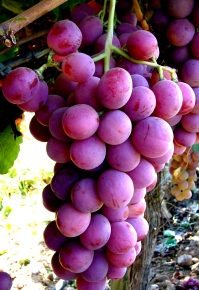
#> input picture grapes/grape4.jpeg, 199 x 290 px
$ python Commoncolorfinder.py
#> lines starting #> are read from the running program, lines starting #| are printed output that depends on the picture
#
#  Use k-means clustering to find the most-common colors in an image
#
import cv2
import numpy as np
from sklearn.cluster import KMeans


def make_histogram(cluster):
    """
    Count the number of pixels in each cluster
    :param: KMeans cluster
    :return: numpy histogram
    """
    numLabels = np.arange(0, len(np.unique(cluster.labels_)) + 1)
    hist, _ = np.histogram(cluster.labels_, bins=numLabels)
    hist = hist.astype('float32')
    hist /= hist.sum()
    return hist


def make_bar(height, width, color):
    """
    Create an image of a given color
    :param: height of the image
    :param: width of the image
    :param: BGR pixel values of the color
    :return: tuple of bar, rgb values, and hsv values
    """
    bar = np.zeros((height, width, 3), np.uint8)
    bar[:] = color
    red, green, blue = int(color[2]), int(color[1]), int(color[0])
    hsv_bar = cv2.cvtColor(bar, cv2.COLOR_BGR2HSV)
    hue, sat, val = hsv_bar[0][0]
    return bar, (red, green, blue), (hue, sat, val)


def sort_hsvs(hsv_list):
    """
    Sort the list of HSV values
    :param hsv_list: List of HSV tuples
    :return: List of indexes, sorted by hue, then saturation, then value
    """
    bars_with_indexes = []
    for index, hsv_val in enumerate(hsv_list):
        bars_with_indexes.append((index, hsv_val[0], hsv_val[1], hsv_val[2]))
    bars_with_indexes.sort(key=lambda elem: (elem[1], elem[2], elem[3]))
    return [item[0] for item in bars_with_indexes]


# START HERE
img = cv2.imread("../grapes/grape4.jpeg")
#> img is the input picture: shape (290, 199, 3); mean B, G, R 106.5, 84.7, 126.8
height, width, _ = np.shape(img)
#> height = 290; width = 199

# reshape the image to be a simple list of RGB pixels
image = img.reshape((height * width, 3))

# we'll pick the 5 most common colors
num_clusters = 5
clusters = KMeans(n_clusters=num_clusters)
clusters.fit(image)
print(clusters)

# count the dominant colors and put them in "buckets"
histogram = make_histogram(clusters)
print(histogram)
# then sort them, most-common first
combined = zip(histogram, clusters.cluster_centers_)
combined = sorted(combined, key=lambda x: x[0], reverse=True)
print(combined)

# finally, we'll output a graphic showing the colors in order
bars = []
hsv_values = []
for index, rows in enumerate(combined):
    bar, rgb, hsv = make_bar(100, 100, rows[1])
    print(f'Bar {index + 1}')
    print(f'  RGB values: {rgb}')
    print(f'  HSV values: {hsv}')
    hsv_values.append(hsv)
    bars.append(bar)
#> this loop made 5 passes
#> (hue in make_bar, sat in make_bar, val in make_bar, rgb) on passes 1 to 5: (170, 146, 96, (96, 41, 60)), (175, 187, 30, (30, 8, 12)), (160, 112, 143, (143, 80, 122)), (11, 14, 249, (249, 240, 235)), (151, 76, 194, (194, 136, 192))
#|   RGB values: (96, 41, 60)
#|   HSV values: (170, 146, 96)
#|   RGB values: (30, 8, 12)
#|   HSV values: (175, 187, 30)
#|   RGB values: (143, 80, 122)
#|   HSV values: (160, 112, 143)
#|   RGB values: (249, 240, 235)
#|   HSV values: (11, 14, 249)
#|   RGB values: (194, 136, 192)
#|   HSV values: (151, 76, 194)
#> pass 1, `bar, rgb, hsv = make_bar(100, 100, rows[1])`:
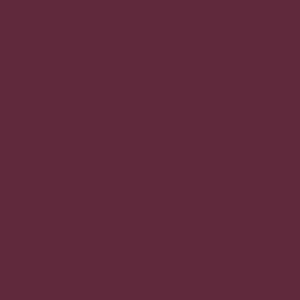
#> bar: shape (100, 100, 3) (shown 3 times larger); mean of channels 0, 1, 2 60, 41, 96; drawn as B, G, R
#> pass 2, `bar, rgb, hsv = make_bar(100, 100, rows[1])`:
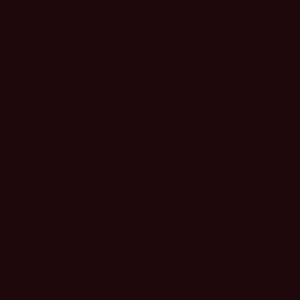
#> bar: shape (100, 100, 3) (shown 3 times larger); mean of channels 0, 1, 2 12, 8, 30; drawn as B, G, R
#> after the loop, bars = 5 items; hsv_values = [(170, 146, 96), (175, 187, 30), (160, 112, 143), (11, 14, 249), (151, 76, 194)]

# sort the bars[] list so that we can show the colored boxes sorted
# by their HSV values -- sort by hue, then saturation
sorted_bar_indexes = sort_hsvs(hsv_values)
#> the loop in sort_hsvs, `for index, hsv_val in enumerate(hsv_list):` made 5 passes
#> after the loop in sort_hsvs, `for index, hsv_val in enumerate(hsv_list):`: bars_with_indexes = [(0, 170, 146, 96), (1, 175, 187, 30), (2, 160, 112, 143), (3, 11, 14, 249), (4, 151, 76, 194)]
#> sorted_bar_indexes = [3, 4, 2, 0, 1]
sorted_bars = [bars[idx] for idx in sorted_bar_indexes]
#> sorted_bars = 5 items

cv2.imshow('Sorted by HSV values', np.hstack(sorted_bars))
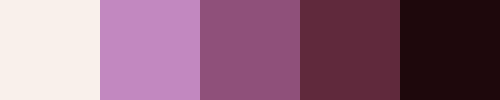
#> window 'Sorted by HSV values': shape (100, 500, 3); mean B, G, R 124.2, 101, 142.4
cv2.imshow(f'{num_clusters} Most Common Colors', np.hstack(bars))
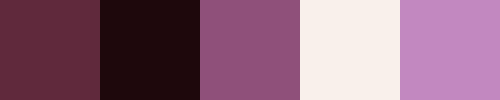
#> window '5 Most Common Colors': shape (100, 500, 3); mean B, G, R 124.2, 101, 142.4
cv2.waitKey(0)

$ run again, with grapes/grape1.jpeg copied over grapes/grape4.jpeg
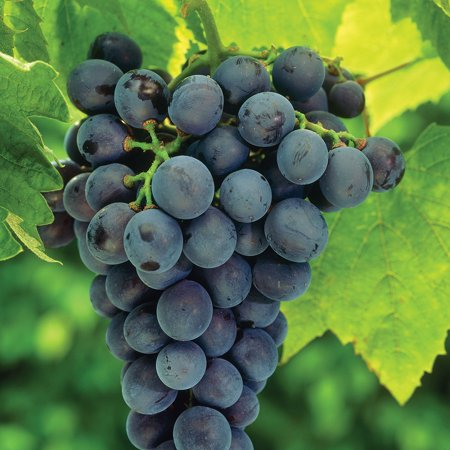
#> input picture grapes/grape1.jpeg, 450 x 450 px
#> img is the input picture: shape (450, 450, 3); mean B, G, R 70.6, 120.3, 88.2
#> the loop `for index, rows in enumerate(combined):` made 5 passes
#> (hue in make_bar, sat in make_bar, val in make_bar, rgb) on passes 1 to 5: (68, 86, 86, (57, 86, 65)), (50, 146, 150, (94, 150, 64)), (95, 55, 120, (94, 116, 120)), (37, 178, 205, (172, 205, 62)), (80, 81, 38, (26, 38, 34))
#> (printed output is left out)
#> pass 1, `bar, rgb, hsv = make_bar(100, 100, rows[1])`:
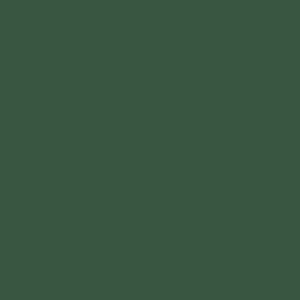
#> bar: shape (100, 100, 3) (shown 3 times larger); mean of channels 0, 1, 2 65, 86, 57; drawn as B, G, R
#> after the loop `for index, rows in enumerate(combined):`: bars = 5 items; hsv_values = [(68, 86, 86), (50, 146, 150), (95, 55, 120), (37, 178, 205), (80, 81, 38)]
#> the loop in sort_hsvs, `for index, hsv_val in enumerate(hsv_list):` made 5 passes
#> after the loop in sort_hsvs, `for index, hsv_val in enumerate(hsv_list):`: bars_with_indexes = [(0, 68, 86, 86), (1, 50, 146, 150), (2, 95, 55, 120), (3, 37, 178, 205), (4, 80, 81, 38)]
#> sorted_bar_indexes = [3, 1, 0, 4, 2]
#> sorted_bars = 5 items
#> `cv2.imshow(f'{num_clusters} Most Common Colors', np.hstack(bars))`:
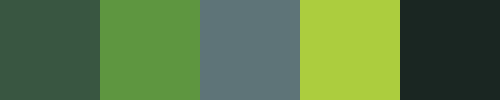
#> window '5 Most Common Colors': shape (100, 500, 3); mean B, G, R 69, 119, 88.6

$ run again, with grapes/grape10.jpeg copied over grapes/grape4.jpeg
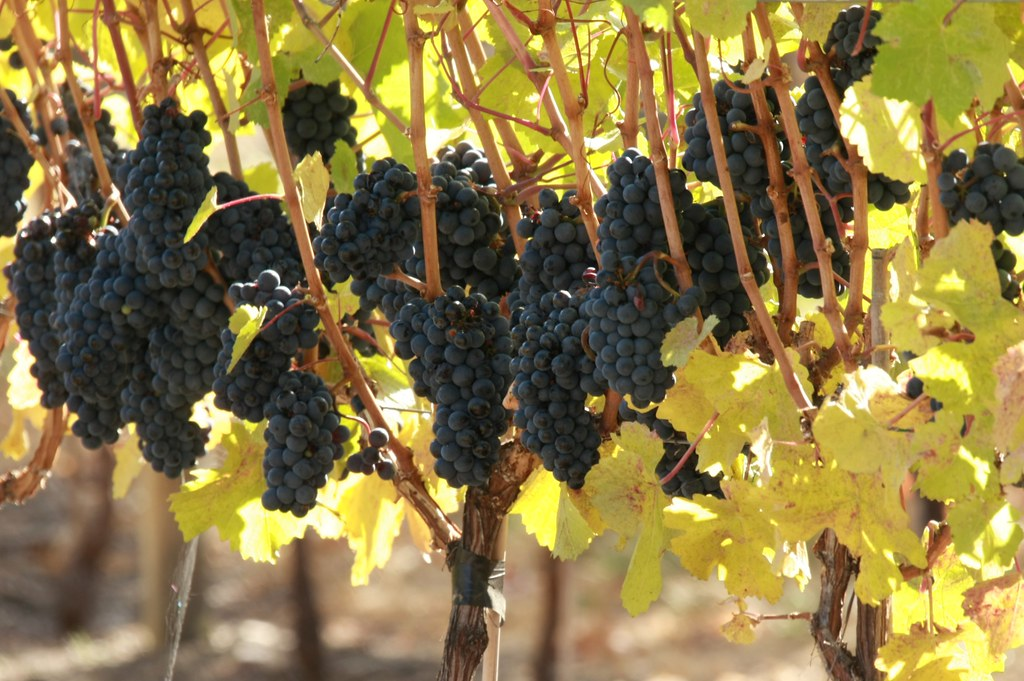
#> input picture grapes/grape10.jpeg, 1024 x 681 px
#> img is the input picture: shape (681, 1024, 3); mean B, G, R 70.6, 121.6, 139.2
#> the loop `for index, rows in enumerate(combined):` made 5 passes
#> (hue in make_bar, sat in make_bar, val in make_bar, rgb) on passes 1 to 5: (23, 153, 180, (180, 155, 72)), (23, 43, 47, (47, 45, 39)), (15, 133, 128, (128, 94, 61)), (26, 141, 230, (230, 213, 103)), (26, 62, 246, (246, 238, 186))
#> (printed output is left out)
#> pass 1, `bar, rgb, hsv = make_bar(100, 100, rows[1])`:
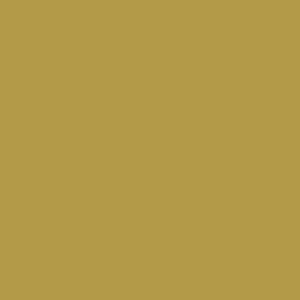
#> bar: shape (100, 100, 3) (shown 3 times larger); mean of channels 0, 1, 2 72, 155, 180; drawn as B, G, R
#> after the loop `for index, rows in enumerate(combined):`: bars = 5 items; hsv_values = [(23, 153, 180), (23, 43, 47), (15, 133, 128), (26, 141, 230), (26, 62, 246)]
#> the loop in sort_hsvs, `for index, hsv_val in enumerate(hsv_list):` made 5 passes
#> after the loop in sort_hsvs, `for index, hsv_val in enumerate(hsv_list):`: bars_with_indexes = [(0, 23, 153, 180), (1, 23, 43, 47), (2, 15, 133, 128), (3, 26, 141, 230), (4, 26, 62, 246)]
#> sorted_bar_indexes = [2, 1, 0, 4, 3]
#> sorted_bars = 5 items
#> `cv2.imshow(f'{num_clusters} Most Common Colors', np.hstack(bars))`:
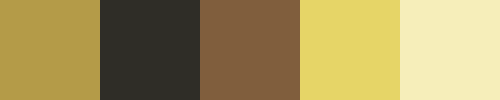
#> window '5 Most Common Colors': shape (100, 500, 3); mean B, G, R 92.2, 149, 166.2

$ run again, with grapes/grape2.jpeg copied over grapes/grape4.jpeg
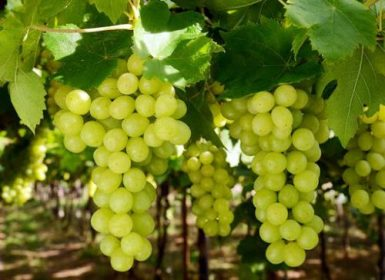
#> input picture grapes/grape2.jpeg, 385 x 280 px
#> img is the input picture: shape (280, 385, 3); mean B, G, R 31.2, 117.6, 106.2
#> the loop `for index, rows in enumerate(combined):` made 5 passes
#> (hue in make_bar, sat in make_bar, val in make_bar, rgb) on passes 1 to 5: (38, 228, 48, (36, 48, 5)), (36, 214, 99, (83, 99, 16)), (33, 204, 146, (136, 146, 29)), (32, 166, 189, (182, 189, 66)), (33, 71, 225, (218, 225, 162))
#> (printed output is left out)
#> pass 1, `bar, rgb, hsv = make_bar(100, 100, rows[1])`:
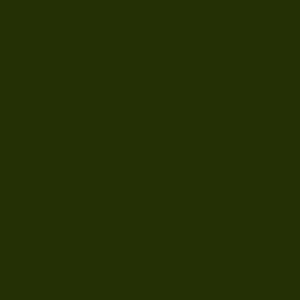
#> bar: shape (100, 100, 3) (shown 3 times larger); mean of channels 0, 1, 2 5, 48, 36; drawn as B, G, R
#> after the loop `for index, rows in enumerate(combined):`: bars = 5 items; hsv_values = [(38, 228, 48), (36, 214, 99), (33, 204, 146), (32, 166, 189), (33, 71, 225)]
#> the loop in sort_hsvs, `for index, hsv_val in enumerate(hsv_list):` made 5 passes
#> after the loop in sort_hsvs, `for index, hsv_val in enumerate(hsv_list):`: bars_with_indexes = [(0, 38, 228, 48), (1, 36, 214, 99), (2, 33, 204, 146), (3, 32, 166, 189), (4, 33, 71, 225)]
#> sorted_bar_indexes = [3, 4, 2, 1, 0]
#> sorted_bars = 5 items
#> `cv2.imshow(f'{num_clusters} Most Common Colors', np.hstack(bars))`:
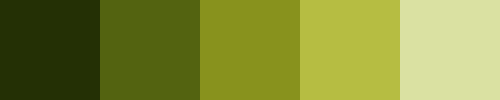
#> window '5 Most Common Colors': shape (100, 500, 3); mean B, G, R 55.6, 141.4, 131
